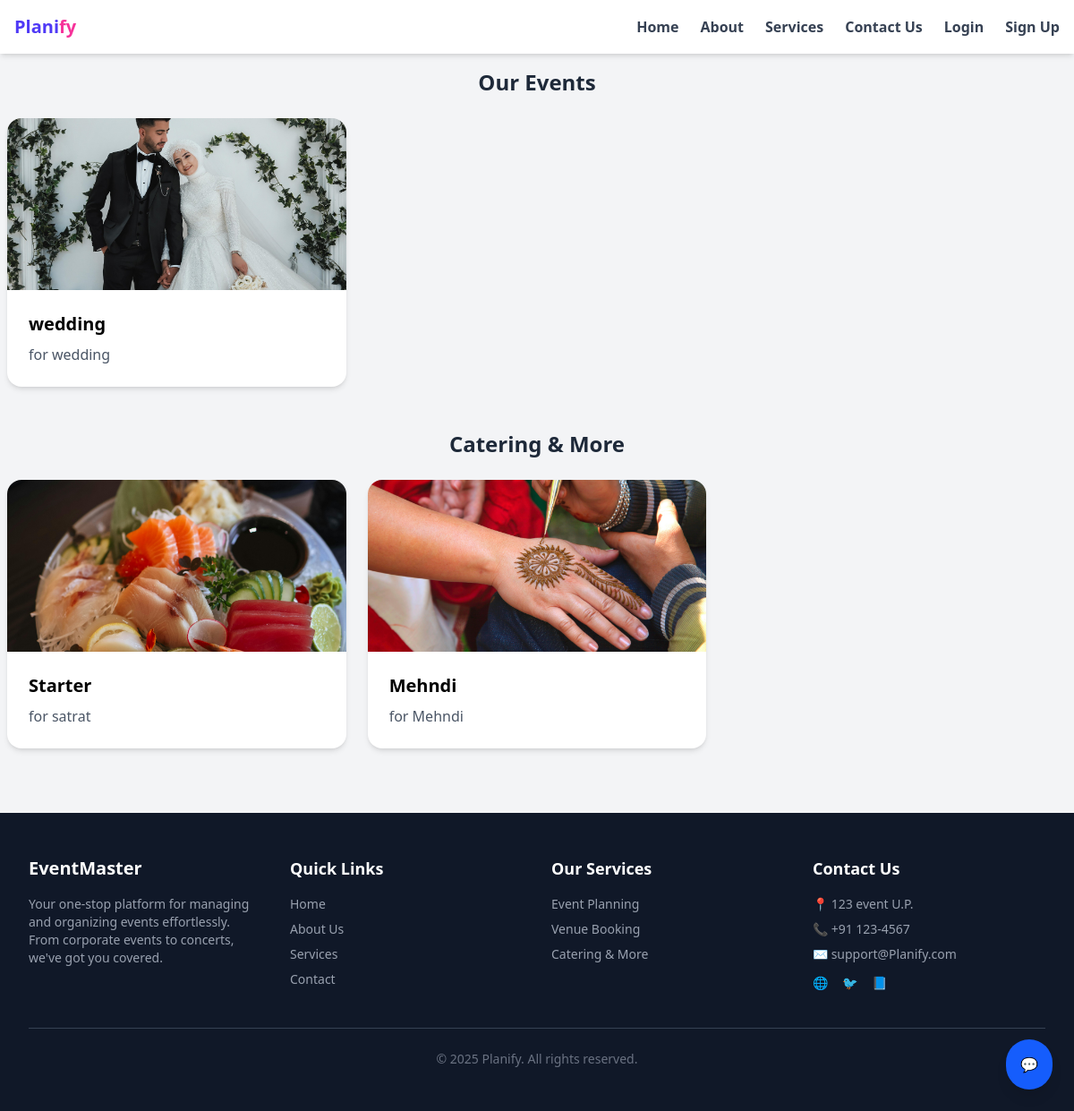
Page /services/ on the committed database.
### myapp/models.py (models this page shows, shortened)
class Service(models.Model):
    CATEGORY_CHOICES = [
        ('event', 'Event'),
        ('catering', 'Catering'),
        ('other', 'Other'),
    ]
    name=models.CharField(max_length=120)
    image = models.ImageField(upload_to='service_images/')
    decs=models.TextField()
    category = models.CharField(max_length=50, choices=CATEGORY_CHOICES, default='event')

### myapp/views.py (the view)
# urls.py: path('services/', Services_view, name='services'),
def Services_view(request):
    event_services = Service.objects.filter(category='event').prefetch_related('types', 'content_ideas')
    catering_services = Service.objects.filter(category='catering').prefetch_related('types', 'content_ideas')
    other_services = Service.objects.filter(category='other').prefetch_related('types', 'content_ideas')
    catering_and_other_services = list(chain(catering_services, other_services))
    return render(request, 'services.html', {
        'event_services': event_services,
        'catering_services': catering_services,
        'other_services': other_services,
        'catering_and_other_services': catering_and_other_services,
    })

### myapp/templates/services.html (shortened to what this page needs)
{% extends "base.html" %}
{% block content %}
{% if event_services %}
<div class="max-w-7xl mx-auto px-2 py-4">
    <h1 class="text-2xl font-bold text-center text-gray-800 mb-6">Our Events</h1>
    <div class="grid grid-cols-1 sm:grid-cols-2 lg:grid-cols-3 gap-6">
        {% for service in event_services %}
            {% include 'services_cards.html' with service=service %}
        {% endfor %}
    </div>
</div>
{% endif %}
{% if catering_services and  other_services %}
<div class="max-w-7xl mx-auto px-2 py-8">
    <h1 class="text-2xl font-bold text-center text-gray-800 mb-6">Catering & More</h1>
    <div class="grid grid-cols-1 sm:grid-cols-2 lg:grid-cols-3 gap-6">
        {% for service in catering_and_other_services %}
        {% include 'services_cards.html' with service=service %}
    {% endfor %}
    </div>
</div>
{% endif %}
{% endblock %}

### myapp/templates/services_cards.html (shortened to what this page needs)
<div
    x-data="{ open: false }"
    @click="open = !open"
    @mouseenter="open = true"
    @mouseleave="open = false"
    class="bg-white rounded-2xl shadow-md overflow-hidden transition hover:shadow-xl flex flex-col cursor-pointer"
>
    <img src="{{ service.image.url }}" alt="{{ service.name }}" class="w-full h-48 object-cover">
    <div class="p-6 flex-1 flex flex-col">
        <h2 class="text-xl font-bold">{{ service.name }}</h2>
        <p class="mt-2 text-gray-600">{{ service.decs }}</p>
    </div>
</div>

### rows in the picture
Service: image (picture), name "wedding", decs "for wedding"
Service: image (picture), name "Starter", decs "for satrat"
Service: image (picture), name "Mehndi", decs "for Mehndi"
